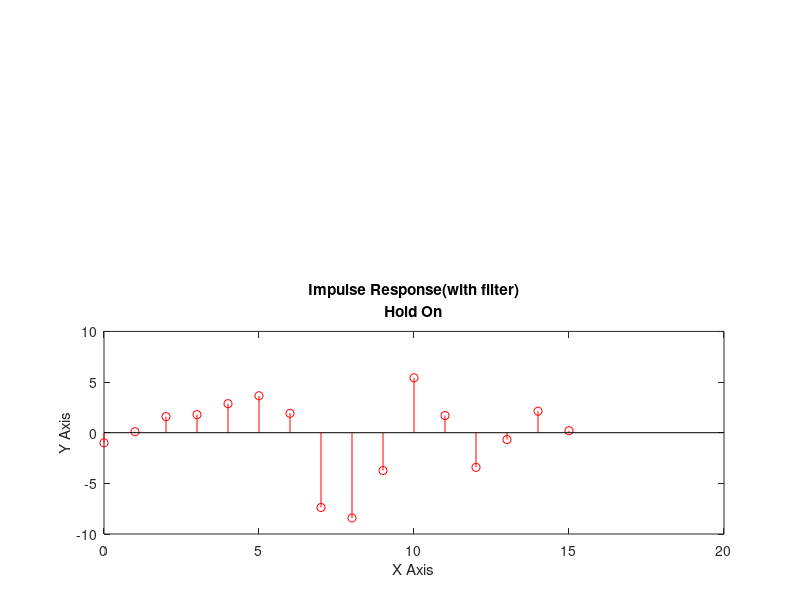

The MATLAB script that drew this image:
figure(3);
n=0:15;
d=inline('n==0');
a=[1 0.1 0.6];
b=[-1, 0, 1, 2, 4, 5, 4, -5, -8, -9];
y=filter(b,a,d(n));
hold on;
subplot(2,1,2)
stem(n,y,"r")
title({"Impulse Response(with filter)", "Hold On"})         %Oute edw mou emfanizei ton titlo sto 
xlabel("X Axis")                                            %prwto subplot
ylabel("Y Axis");
